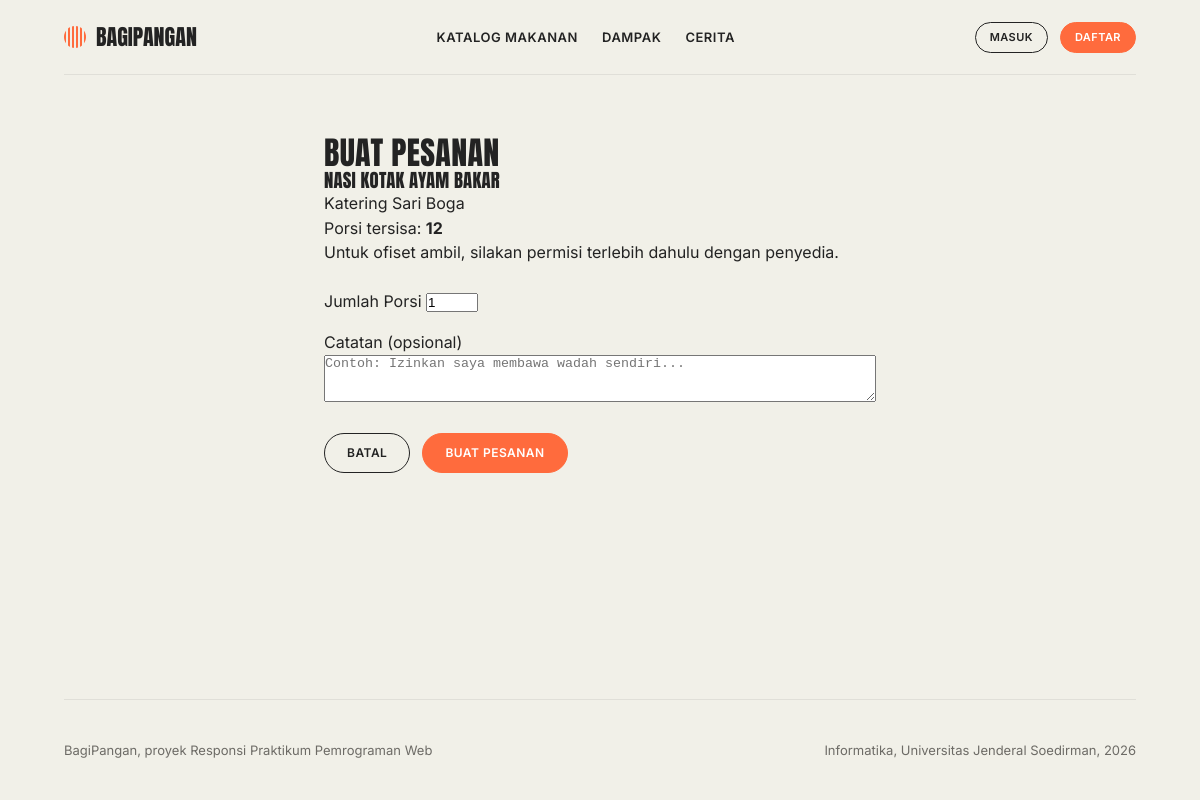
The app's page /pesanan/buat.php?id=1 with its own data.
### tables this page shows
CREATE TABLE IF NOT EXISTS donasi (
    id INT AUTO_INCREMENT PRIMARY KEY,
    user_id INT NOT NULL,
    kategori_id INT NOT NULL,
    nama_makanan VARCHAR(150) NOT NULL,
    deskripsi TEXT NULL,
    porsi_awal INT NOT NULL,
    porsi_tersisa INT NOT NULL,
    batas_waktu DATETIME NOT NULL,
    alamat_ambil TEXT NOT NULL,
    foto VARCHAR(255) NULL,
    status ENUM('tersedia', 'habis', 'kedaluwarsa', 'dibatalkan') DEFAULT 'tersedia',
    created_at TIMESTAMP DEFAULT CURRENT_TIMESTAMP,
    updated_at TIMESTAMP DEFAULT CURRENT_TIMESTAMP ON UPDATE CURRENT_TIMESTAMP,
    FOREIGN KEY (user_id) REFERENCES users(id) ON DELETE CASCADE,
    FOREIGN KEY (kategori_id) REFERENCES kategori(id) ON DELETE RESTRICT
);

CREATE TABLE IF NOT EXISTS users (
    id INT AUTO_INCREMENT PRIMARY KEY,
    nama VARCHAR(100) NOT NULL,
    email VARCHAR(100) NOT NULL UNIQUE,
    password VARCHAR(255) NOT NULL,
    no_hp VARCHAR(20) NOT NULL,
    alamat TEXT NOT NULL,
    role ENUM('penyedia', 'penerima', 'admin') NOT NULL DEFAULT 'penerima',
    foto VARCHAR(255) DEFAULT 'default-avatar.png',
    created_at TIMESTAMP DEFAULT CURRENT_TIMESTAMP,
    updated_at TIMESTAMP DEFAULT CURRENT_TIMESTAMP ON UPDATE CURRENT_TIMESTAMP
);

### pesanan/buat.php (the view, shortened to what this page needs)
<?php
require_once __DIR__ . '/../config/database.php';
$donasi_id = $_GET['id'] ?? 0;
$donasi = null;
$porsi_tersisa = 0;
if ($donasi_id > 0) {
    $stmt = $pdo->prepare("SELECT d.*, k.nama_kategori, u.nama AS nama_penyedia, u.alamat AS alamat_penyedia
                          FROM donasi d
                          JOIN kategori k ON d.kategori_id = k.id
                          JOIN users u ON d.user_id = u.id
                          WHERE d.id = ? AND d.status = 'tersedia' AND d.batas_waktu > NOW()");
    $stmt->execute([$donasi_id]);
    $donasi = $stmt->fetch();
    if ($donasi) {
        $porsi_tersisa = (int)$donasi['porsi_tersisa'];
    }
}
require_once __DIR__ . '/../includes/header.php';
?>
<div class="wrap" style="max-width: 600px;">
    <h1>Buat Pesanan</h1>
    <div class="card">
        <div class="card-body">
            <?php if ($donasi): ?>
                <h3><?= htmlspecialchars($donasi['nama_makanan']) ?></h3>
                <p class="text-muted"><?= htmlspecialchars($donasi['nama_penyedia']) ?></p>
                <p>Porsi tersisa: <strong><?= $porsi_tersisa ?></strong></p>
                <p>Untuk ofiset ambil, silakan permisi terlebih dahulu dengan penyedia.</p>
                <form method="POST" style="margin-top: 24px;">
                    <div style="margin-bottom: 16px;">
                        <label>Jumlah Porsi</label>
                        <input type="number" name="jumlah_porsi" min="1" max="<?= $porsi_tersisa ?>"
                               value="1" style="max-width: 150px;">
                    </div>
                    <div style="margin-bottom: 24px;">
                        <label>Catatan (opsional)</label>
                        <textarea name="catatan" rows="3"
                                  placeholder="Contoh: Izinkan saya membawa wadah sendiri..."
                                  style="width: 100%;"></textarea>
                    </div>
                    <div style="display: flex; gap: 12px;">
                        <a href="javascript:history.back()" class="btn">Batal</a>
                        <button type="submit" class="btn fill">Buat Pesanan</button>
                    </div>
                </form>
            <?php endif; ?>
        </div>
    </div>
</div>
<?php require_once __DIR__ . '/../includes/footer.php'; ?>

### assets/css/style.css (style rules this page uses)
:root { --cream: #F1F0E8; --ink: #232323; --orange: #FF6B3D; --rust: #C8431A; --white: #ffffff; --muted: #6d6b66; --line: #d9d7cc; --green: #2d8a4e; --green-bg: #eaf5ee; --red: #cf222e; --red-bg: #ffebe9; --radius-pill: 999px; --radius-card: 28px; }
* { box-sizing: border-box; margin: 0; padding: 0; }
html { scroll-behavior: smooth; }
body { background: var(--cream); color: var(--ink); font-family: 'Inter', system-ui, -apple-system, sans-serif; line-height: 1.55; min-height: 100vh; display: flex; flex-direction: column; }
h1, h2, h3, h4, .display { font-family: 'Anton', Impact, "Arial Narrow", sans-serif; font-weight: 400; text-transform: uppercase; line-height: 1.1; letter-spacing: .01em; }
a { color: inherit; text-decoration: none; }
.wrap { max-width: 1120px; margin: 0 auto; padding: 0 24px; width: 100%; }
.btn { display: inline-block; border: 1.5px solid var(--ink); border-radius: var(--radius-pill); padding: 10px 22px; font-size: 12px; font-weight: 600; text-transform: uppercase; letter-spacing: .04em; background: transparent; color: var(--ink); cursor: pointer; font-family: inherit; transition: all .2s ease; text-align: center; }
.btn.fill { background: var(--orange); border-color: var(--orange); color: var(--white); }

### records on screen
donasi: nama_makanan "NASI KOTAK AYAM BAKAR", user.nama "Katering Sari Boga", porsi_tersisa "12"
